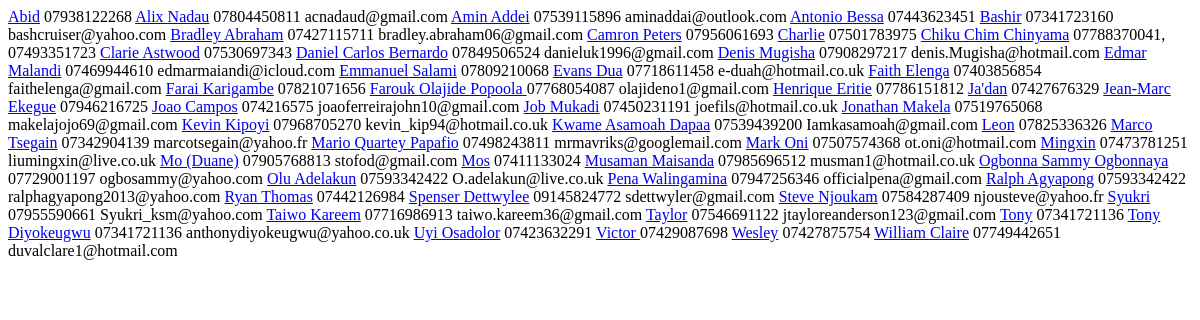
Page /member/_gender/Male (signed in) on the earlier database version.
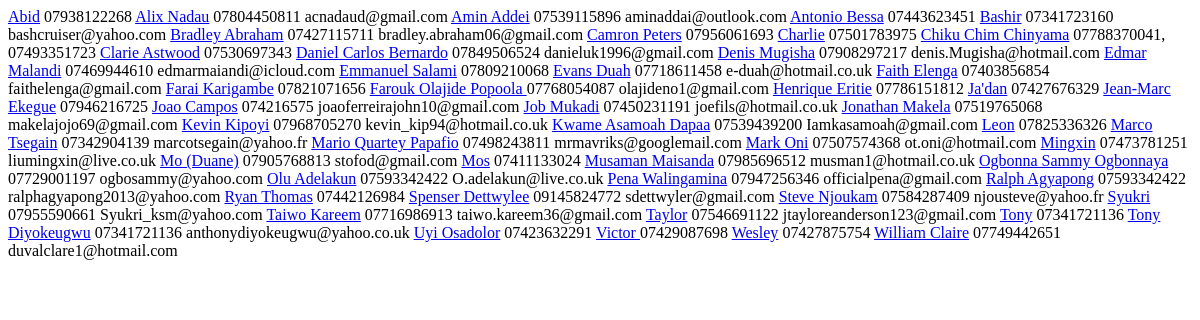
Same page on the later database version.
### member/models.py (models this page shows)
class Member(models.Model):
	name = models.CharField(max_length=50, unique=True)
	gender = models.ForeignKey('Gender', on_delete=models.CASCADE, related_name="sex")
	mobile_no = models.CharField(max_length=50, blank=True, null=True, unique=False, verbose_name="Mobile number")
	email = models.EmailField(max_length=50, blank=True, null=True, verbose_name="Email Address")
	date_of_birth = models.DateField(blank=True, null=True)
	address = models.TextField(max_length=200, blank=True, null=True)
	post_code = models.CharField(max_length=10, blank=True, null=True)
	academic_institution = models.ForeignKey('AcademicInstitution', on_delete=models.CASCADE, related_name="academic_institution", null=True, blank=True)
	course = models.CharField(max_length=100, blank=True)
	first_attended = models.DateField(blank=True, null=True)
	attendance_status = models.ForeignKey('Attendance', on_delete=models.CASCADE, related_name="attendance_status")
	last_visited = models.DateField(null=True, blank=True)
	extra_info = models.TextField(max_length=2000, blank=True)
	last_modified = models.DateTimeField(auto_now=True)
	def __str__(self):
		return self.name
	class Meta:
		ordering = ["name"]

### member/views.py (the view)
@login_required
def _list_members_by_gender(request, gender):
	pattern = re.compile(r"^([\w]+)$")
	if pattern.match(gender) and gender != "ALL":
		gender = Gender.objects.get(gender__iexact = gender).gender
		members = Member.objects.filter(gender__gender__iexact = gender)
	else:
		members = Member.objects.all()
	context = {
		'members': members
	}
	return render (request, '_partial/member_data.html', context)

### member/templates/_partial/member_data.html
{% for member in members %}
<tr>
	<td><a href="{% url 'member:member_info' member %}">{{ member.name }}</a></td>
	<td>{{ member.mobile_no }}</td>
	<td>{{ member.email }}</td>
</tr>
{% endfor %}

Differences in the rows shown:
changed Member "e-duah@hotmail.co.uk": name "Evans Dua" → "Evans Duah"
